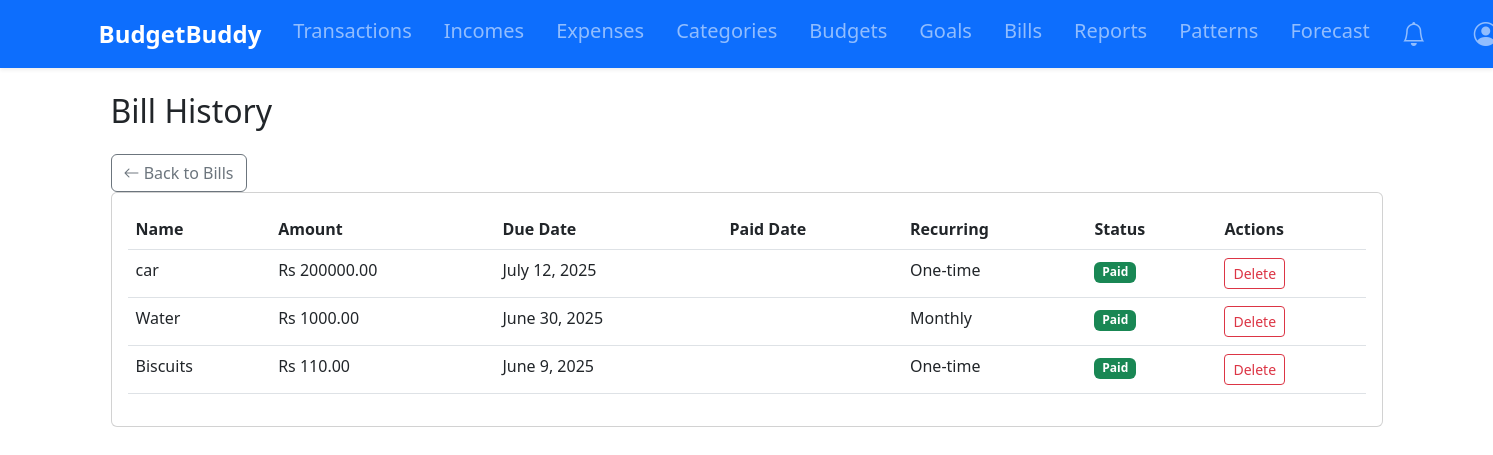
The page /bills/history/ (signed in) on the database its author committed.
### tracker/models.py (models this page shows, shortened)
class Bill(models.Model):
    user = models.ForeignKey(User, on_delete=models.CASCADE)
    name = models.CharField(max_length=100)
    amount = models.DecimalField(max_digits=10, decimal_places=2)
    due_date = models.DateField()
    is_paid = models.BooleanField(default=False)
    recurring = models.BooleanField(default=False)
    recurring_frequency = models.CharField(max_length=20, blank=True, choices=[
        ('WEEKLY', 'Weekly'),
        ('MONTHLY', 'Monthly'),
        ('YEARLY', 'Yearly')
    ])

### tracker/views.py (the view)
# urls.py: path('bills/history/', bill_history, name='bill_history'),
@login_required
def bill_history(request):
    all_bills = Bill.objects.filter(user=request.user, is_paid = True).order_by('-due_date')
    return render(request, 'tracker/bill_history.html', {'bills': all_bills})

### tracker/context_processors.py (called while the page is built)
def notifications_count(request):
    if request.user.is_authenticated:
        return {
            'unread_notifications_count': Notification.objects.filter(
                user=request.user,
                is_read=False
            ).count()
        }
    return {'unread_notifications_count': 0}

### tracker/models.py (called while the page is built)
    def __str__(self):
        return f"{self.name} ({self.get_category_type_display()})"

    def progress(self):
        expenses = Transaction.objects.filter(
            user=self.user,
            category=self.category,
            date__gte=self.start_date,
            date__lte=self.end_date
        ).aggregate(total=models.Sum('amount'))['total'] or 0
        return (expenses / self.amount) * 100 if self.amount else 0

    def progress(self):
        return (self.current_amount / self.target_amount) * 100 if self.target_amount else 0

### tracker/utils.py (called while the page is built, shortened)
def should_send_notification(notification_type, user, message):
    now = timezone.now()
    threshold = {
        'BUDGET': timedelta(hours=12),
        'GOAL': timedelta(days=1),
        'BILL': timedelta(days=1)
    }.get(notification_type, timedelta(days=1))
    existing = Notification.objects.filter(
        user=user,
        notification_type=notification_type,
        message=message,
        is_active=True
    ).order_by('-last_sent').first()
    if not existing:
        return True
    if existing.repeat_frequency == 'ONCE':
        return False
    elif existing.repeat_frequency == 'DAILY' and (now - existing.last_sent) >= timedelta(days=1):
        return True
    elif existing.repeat_frequency == 'WEEKLY' and (now - existing.last_sent) >= timedelta(weeks=1):
        return True
    return False

def create_notification(user, message, notification_type, repeat_frequency='ONCE'):
    if should_send_notification(notification_type, user, message):
        Notification.objects.create(
            user=user,
            message=message,
            notification_type=notification_type,
            repeat_frequency=repeat_frequency
        )

def check_bill_reminders(user):
    upcoming_bills = Bill.objects.filter(
        user=user,
        is_paid=False,
        due_date__lte=timezone.now().date() + timedelta(days=7)
    )

### templates/tracker/bill_history.html (shortened to what this page needs)
{% extends 'base.html' %}
{% block content %}
<div class="container">
    <h2 class="my-4">Bill History</h2>
    <div>
            <a href="{% url 'bill_list' %}" class="btn btn-outline-secondary">
                <i class="bi bi-arrow-left"></i> Back to Bills
            </a>
        </div>
    <div class="card">
        <div class="card-body">
            <table class="table">
                <thead>
                    <tr>
                        <th>Name</th>
                        <th>Amount</th>
                        <th>Due Date</th>
                        <th>Paid Date</th>
                        <th>Recurring</th>
                        <th>Status</th>
                        <th>Actions</th>
                    </tr>
                </thead>
                <tbody>
                    {% for bill in bills %}
                    <tr>
                        <td>{{ bill.name }}</td>
                        <td>Rs {{ bill.amount }}</td>
                        <td>{{ bill.due_date }}</td>
                        <td>
                        </td>
                        <td>
                            {% if bill.recurring %}
                                {{ bill.get_recurring_frequency_display }}
                            {% else %}
                                One-time
                            {% endif %}
                        </td>
                        <td>
                            {% if bill.is_paid %}
                                <span class="badge bg-success">Paid</span>
                            {% else %}
                                <span class="badge bg-warning text-dark">Pending</span>
                            {% endif %}
                        </td>
                        <td>
                            <a href="{% url 'delete_bill_from_history' bill.id %}" class="btn btn-sm btn-outline-danger">Delete</a>
                        </td>
                    </tr>
                    {% empty %}
                    <tr>
                        <td colspan="6" class="text-center">No bill history</td>
                    </tr>
                    {% endfor %}
                </tbody>
            </table>
        </div>
    </div>
</div>
{% endblock %}

### rows shown on the page
Bill: name "car", amount "200000.00", due_date "July 12, 2025", recurring "One-time", is_paid "Paid"
Bill: name "Water", amount "1000.00", due_date "June 30, 2025", recurring_frequency "Monthly", is_paid "Paid"
Bill: name "Biscuits", amount "110.00", due_date "June 9, 2025", recurring "One-time", is_paid "Paid"
